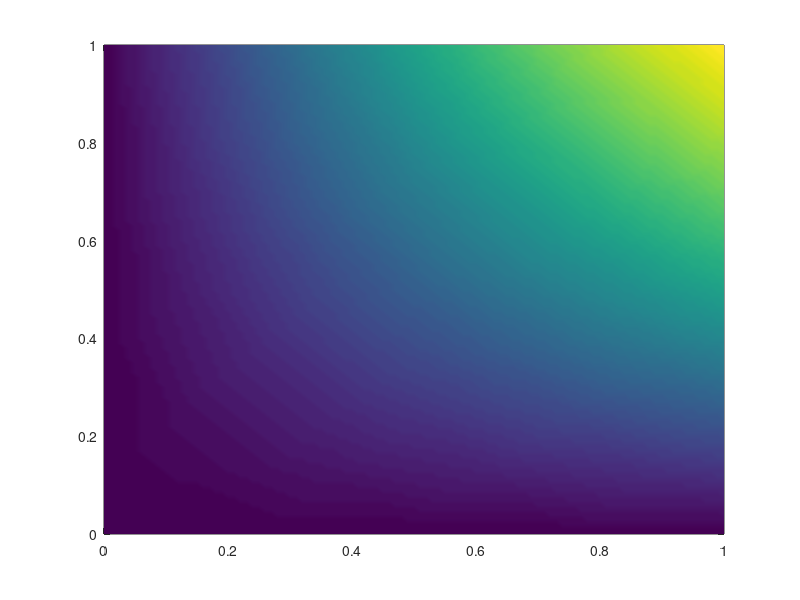

The MATLAB script that drew this image:
function plot_solution
close all
data = load ('solution.txt');


x = data(:,1);
y = data(:,2);

u = data(:,3);

dy =0.01;
dx = dy;
[xq,yq] = meshgrid( min(x) : dx: max(x), min(y) : dx: max(y));



uq = griddata(x, y, u, xq, yq);


pcolor(xq, yq, uq);
shading interp

filename = strcat( 'noise_4_', int2str(i)  );
print( filename, '-dpng')












end